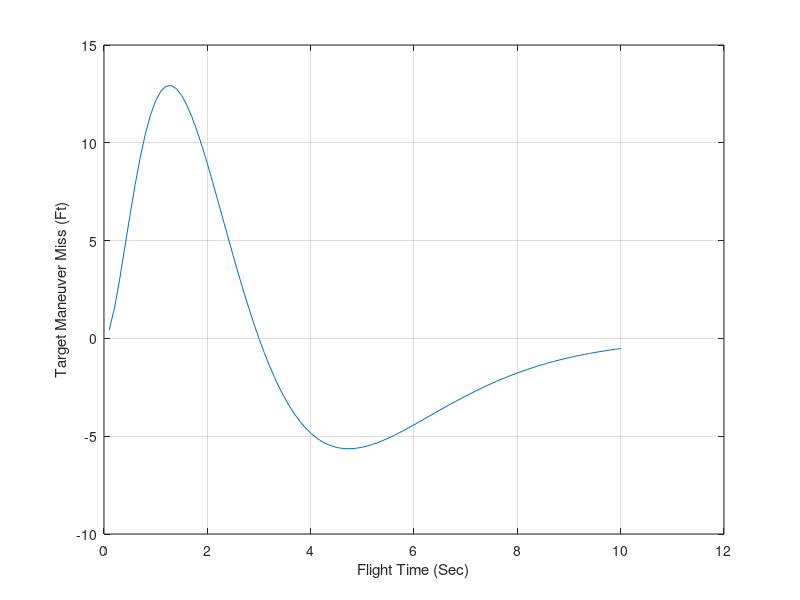

The MATLAB source for this figure:
clear
XNT=96.6;
XNP=4.;
TAU=1.;
TF=10.;
VM=3000.;
HEDEG=-20.;
APN=0;
T=0.;
S=0.;
TP=T+.00001;
X1=0.;
X2=0.;
X3=1.;
X4=0.;
XNPP=0.;
H=.01;
HE=HEDEG/57.3;
n=0.;
while TP<=(TF-1e-5)
	X1OLD=X1;
	X2OLD=X2;
	X3OLD=X3;
	X4OLD=X4;
   	STEP=1;
   	FLAG=0;
	while STEP<=1
      		if FLAG==1
         		STEP=2;
         		X1=X1+H*X1D;
         		X2=X2+H*X2D;
         		X3=X3+H*X3D;
         		X4=X4+H*X4D;
         		TP=TP+H;
      		end
      		TGO=TP+.00001;
      		if APN==0
         		C1=XNP/(TGO*TGO);
         		C2=XNP/TGO;
         		C3=0.;
         		C4=0.;
      		elseif APN==1
         		C1=XNP/(TGO*TGO);
         		C2=XNP/TGO;
         		C3=.5*XNP;
         		C4=0.;
      		else
         		X=TGO/TAU;
         		TOP=6.*X*X*(exp(-X)-1.+X);
         		BOT1=2*X*X*X+3.+6.*X-6.*X*X;
         		BOT2=-12.*X*exp(-X)-3.*exp(-2.*X);
         		XNPP=TOP/(.0001+BOT1+BOT2);
         		C1=XNPP/(TGO*TGO);
         		C2=XNPP/TGO;
         		C3=.5*XNPP;
         		C4=-XNPP*(exp(-X)+X-1.)/(X*X);
      		end
      		X1D=X2+C3*X4/TAU;
      		X2D=X3+C2*X4/TAU;
      		X3D=C1*X4/TAU;
      		X4D=-X4/TAU-X2+C4*X4/TAU;
      		FLAG=1;
   	end
   	FLAG=0;
	X1=(X1OLD+X1)/2+.5*H*X1D;
	X2=(X2OLD+X2)/2+.5*H*X2D;
	X3=(X3OLD+X3)/2+.5*H*X3D;
   	X4=(X4OLD+X4)/2+.5*H*X4D;
   	S=S+H;
	if S>=.0999
      		S=0.;
      		n=n+1;
      		ArrayTP(n)=TP;
      		ArrayXMNT(n)=XNT*X1;
      		ArrayXMHE(n)=-VM*HE*X2;
   	end
end
figure
plot(ArrayTP,ArrayXMNT),grid
xlabel('Flight Time (Sec)')
ylabel('Target Maneuver Miss (Ft)')
clc
output=[ArrayTP',ArrayXMNT',ArrayXMHE'];
save datfil.txt output  -ascii
disp 'simulation finished'
